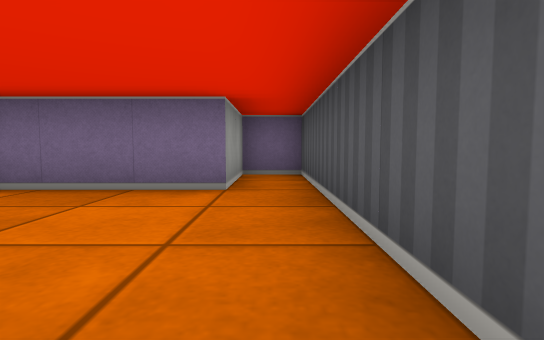
View 1 (above)

17 first-person views from a walk through a cub3D maze. The camera is about half as high as the walls, tilts 4° down and sees 80° across. The floor is counted in squares. Each view is taken from the middle of a square. On the plan, view 1 faces up. The plan holds only what a view shows up to about 9 squares ahead; the rest is blank.

View 2
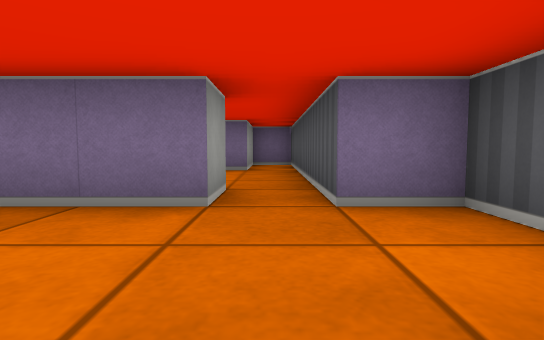

View 3
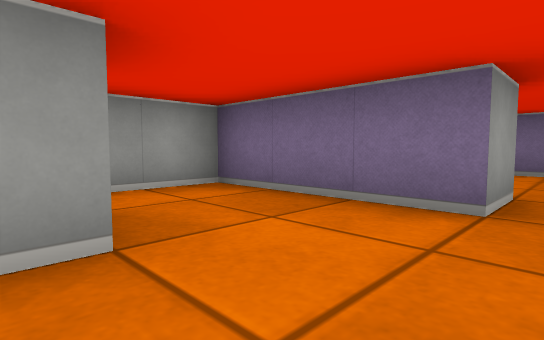

View 4
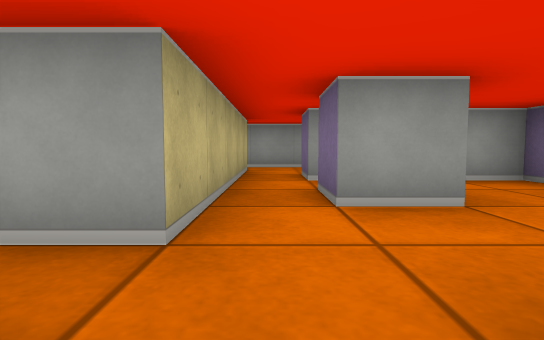

View 5
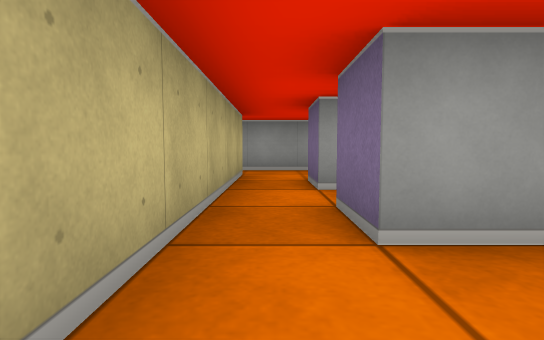

View 6
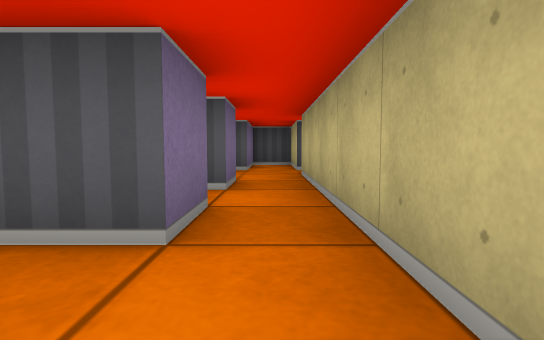

View 7
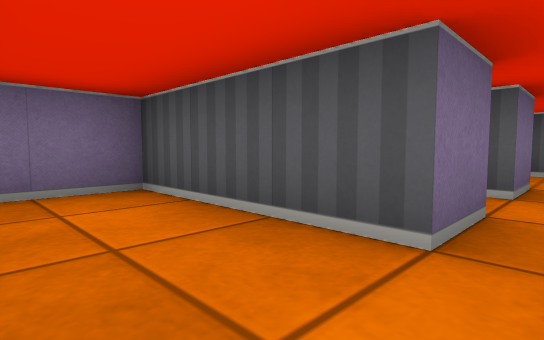

View 8
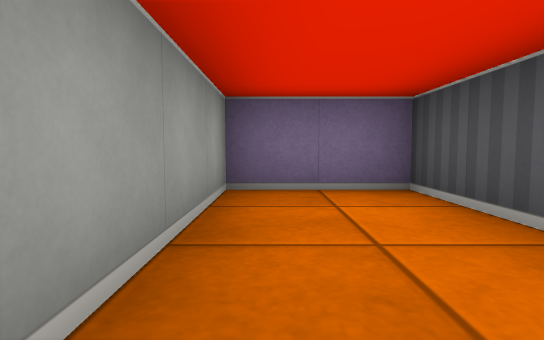

View 9
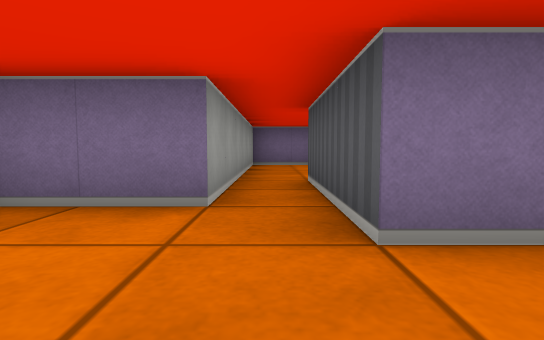

View 10
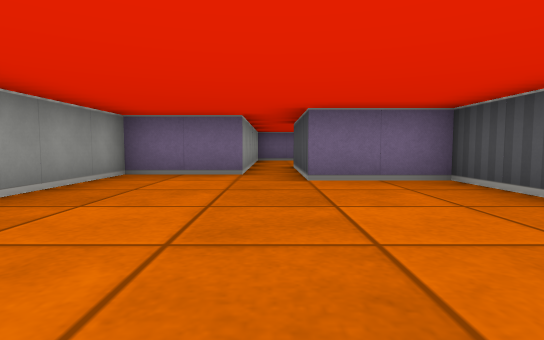

View 11
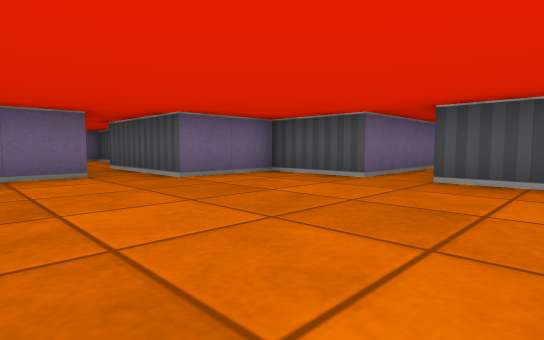

View 12
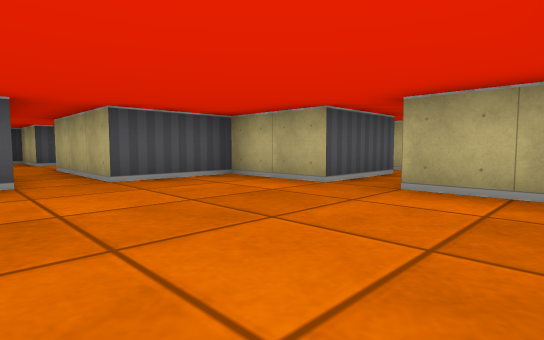

View 13
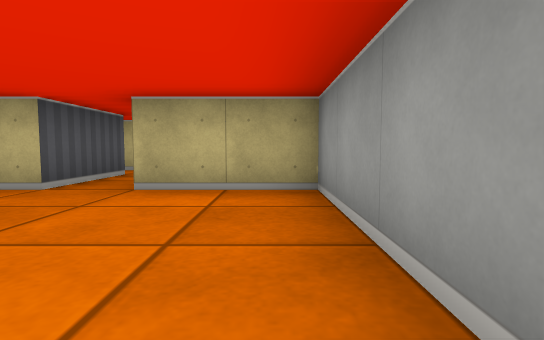

View 14
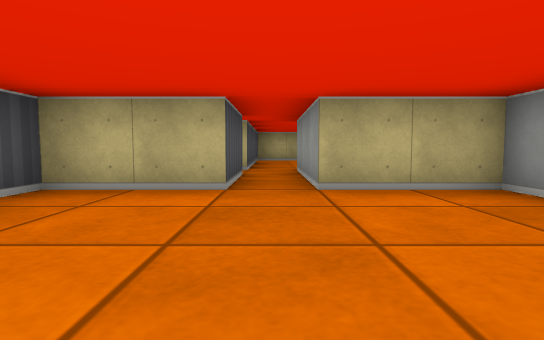

View 15
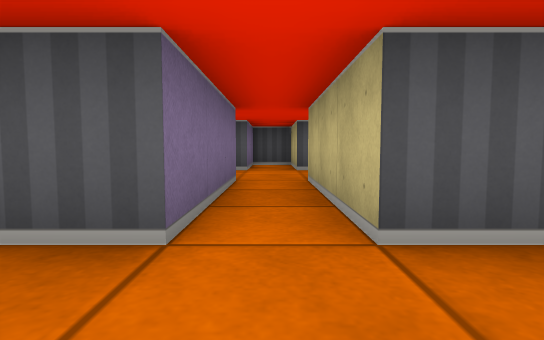

View 16
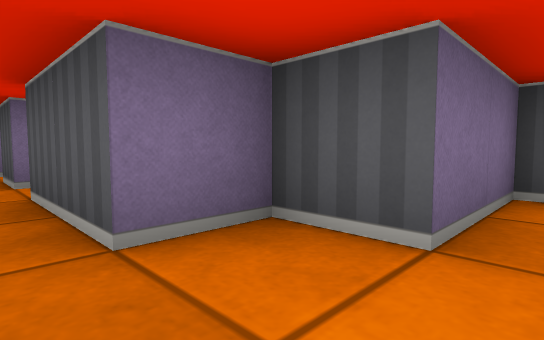

View 17
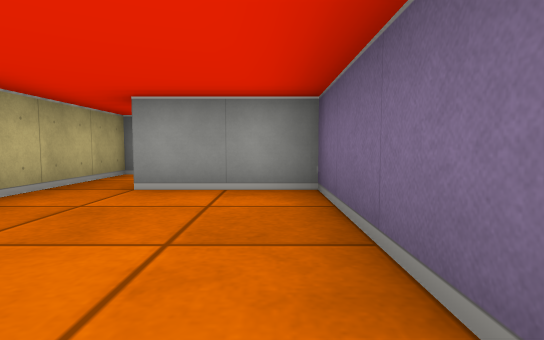

### Floor plan
Ten units are one square. View 1 is at (0, 0); x grows to the right and y downward. Boxes are objects, and circles mark ways between rooms. Rooms are numbered by the first view taken in them; rooms with no view inside come last. Other rooms are left out.
<svg viewBox="-90 -60 130 200">
<path fill="none" stroke="#000" d="M-5 -6 -5 5M5 5 5 -55 -5 -55 -5 -35 -35 -35 -35 -15M-15 24 -15 35 -25 35M-5 5 -35 5 -35 35M-35 45 -5 45 -5 54M5 55 5 45 25 45 25 35 5 35M15 12 15 5 5 5M-55 45 -35 45M-35 35 -45 35 -45 5 -65 5 -65 45M-55 125 -35 125 -35 105 -5 105M-65 45 -65 65 -85 65 -85 125 -65 125M-5 95 -35 95 -35 75 -55 75 -55 45M15 105 35 105 35 95 15 95 15 85 5 85 5 65"/>
<circle cx="0" cy="0" r="3" fill="#2a7"/>
<circle cx="-40" cy="40" r="3" fill="#2a7"/>
<circle cx="-60" cy="55" r="3" fill="#2a7"/>
<circle cx="-10" cy="100" r="3" fill="#2a7"/>
<text x="-10" y="-20">1</text>
<text x="-10" y="30">2</text>
<text x="-50" y="30">3</text>
<text x="-60" y="90">4</text>
<text x="10" y="90">5</text>
</svg>
Room 1 opens to room 2. Room 2 opens to room 3. Room 3 opens to room 4. Room 4 opens to room 5.

Where each view was taken, in squares from view 1:
view 1: 0 up, 0 right, facing up
view 2: 3 down, 0 right, facing up
view 3: 3 down, 0 right, facing up-left
view 4: 4 down, 1 right, facing left
view 5: 4 down, 0 right, facing left
view 6: 4 down, 6 left, facing right
view 7: 4 down, 6 left, facing up-right
view 8: 4 down, 6 left, facing up
view 9: 9 down, 6 left, facing up
view 10: 12 down, 6 left, facing up
view 11: 12 down, 8 left, facing up-right
view 12: 9 down, 8 left, facing down-right
view 13: 9 down, 8 left, facing down
view 14: 9 down, 6 left, facing down
view 15: 10 down, 5 left, facing right
view 16: 10 down, 0 right, facing up-right
view 17: 3 up, 0 right, facing left
